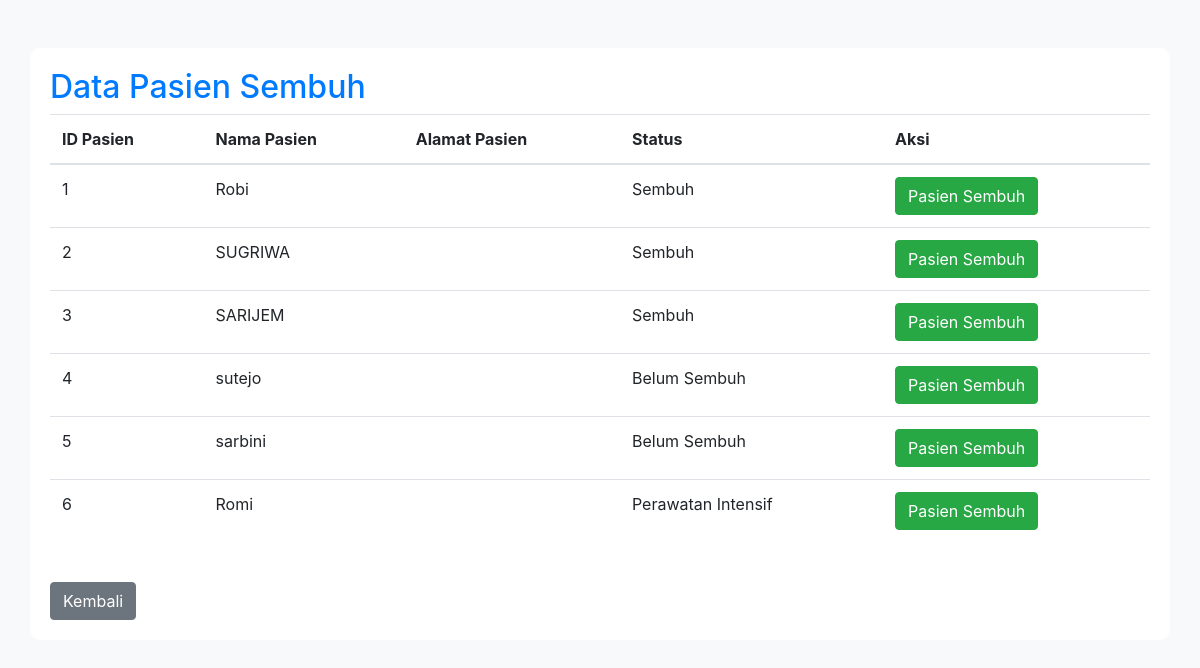
Page /pasien_sembuh.php on the committed database.
### tables this page shows
CREATE TABLE `pasien` (
  `ID_Pasien` int(11) NOT NULL,
  `Nama_Pasien` varchar(255) DEFAULT NULL,
  `Alamat` varchar(255) DEFAULT NULL,
  `Status` varchar(20) NOT NULL DEFAULT 'Belum Sembuh'
);

### functions.php (called while the page is built, shortened)
<?php
$servername = "localhost";
$username = "root";
$password = "";
$dbname = "rs_kita";
$conn = new mysqli($servername, $username, $password, $dbname);
function getAllPatients()
{
    global $conn;
    $query = "SELECT * FROM Pasien";
    return $conn->query($query);
}
?>

### pasien_sembuh.php (the view, shortened to what this page needs)
<!DOCTYPE html>
<html lang="en">
<head>
    <link rel="stylesheet" href="https://maxcdn.bootstrapcdn.com/bootstrap/4.0.0/css/bootstrap.min.css">
</head>
<body>
    <div class="container mt-5">
        <h2>Data Pasien Sembuh</h2>
        <table class="table">
            <thead>
                <tr>
                    <th>ID Pasien</th>
                    <th>Nama Pasien</th>
                    <th>Alamat Pasien</th>
                    <th>Status</th>
                    <th>Aksi</th>
                </tr>
            </thead>
            <tbody>
                <?php
                require_once("functions.php");
                $result = getAllPatients();
                while ($row = $result->fetch_assoc()) {
                    echo "<tr>";
                    echo "<td>{$row['ID_Pasien']}</td>";
                    echo "<td>{$row['Nama_Pasien']}</td>";
                    echo "<td>{$row['Alamat_Pasien']}</td>";
                    echo "<td>{$row['Status']}</td>";
                    echo "<td><button class='btn btn-success sembuh-btn' data-id='{$row['ID_Pasien']}'>Pasien Sembuh</button></td>";
                    echo "</tr>";
                }
                ?>
            </tbody>
        </table>
        <br>
        <a href="index.php" class="btn btn-secondary">Kembali</a>
    </div>
</body>
</html>

### pasien_sembuh.php (style rules this page uses)
body { background-color: #f8f9fa; }
.container { background-color: #ffffff; padding: 20px; border-radius: 10px; margin-top: 30px; }
h2 { color: #007bff; }
.sembuh-btn { cursor: pointer; }

### rows in the picture
pasien: ID_Pasien "1", Nama_Pasien "Robi", Status "Sembuh"
pasien: ID_Pasien "2", Nama_Pasien "SUGRIWA", Status "Sembuh"
pasien: ID_Pasien "3", Nama_Pasien "SARIJEM", Status "Sembuh"
pasien: ID_Pasien "4", Nama_Pasien "sutejo", Status "Belum Sembuh"
pasien: ID_Pasien "5", Nama_Pasien "sarbini", Status "Belum Sembuh"
pasien: ID_Pasien "6", Nama_Pasien "Romi", Status "Perawatan Intensif"
